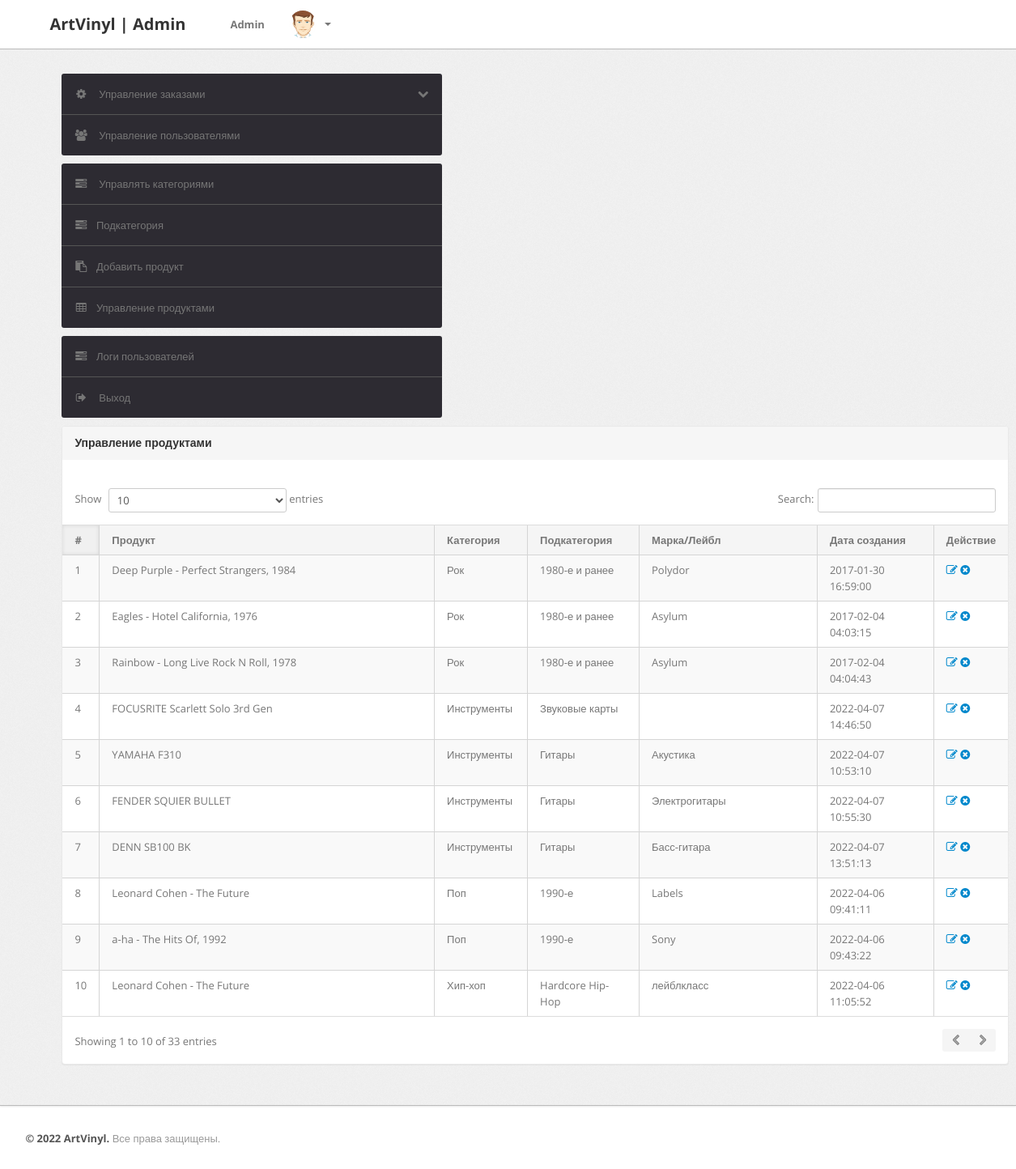
The page /admin/manage-products.php (signed in) on the database its author committed.
### tables this page shows
CREATE TABLE `products` (
  `id` int(11) NOT NULL,
  `category` int(11) NOT NULL,
  `subCategory` int(11) DEFAULT NULL,
  `productName` varchar(255) DEFAULT NULL,
  `productCompany` varchar(255) DEFAULT NULL,
  `productPrice` int(11) DEFAULT NULL,
  `productPriceBeforeDiscount` int(11) DEFAULT NULL,
  `productDescription` longtext DEFAULT NULL,
  `productImage1` varchar(255) DEFAULT NULL,
  `productImage2` varchar(255) DEFAULT NULL,
  `productImage3` varchar(255) DEFAULT NULL,
  `shippingCharge` int(11) DEFAULT NULL,
  `productAvailability` varchar(255) DEFAULT NULL,
  `postingDate` timestamp NULL DEFAULT current_timestamp(),
  `updationDate` varchar(255) DEFAULT NULL
);

CREATE TABLE `category` (
  `id` int(11) NOT NULL,
  `categoryName` varchar(255) DEFAULT NULL,
  `categoryDescription` longtext DEFAULT NULL,
  `creationDate` timestamp NOT NULL DEFAULT current_timestamp(),
  `updationDate` varchar(255) DEFAULT NULL
);

CREATE TABLE `subcategory` (
  `id` int(11) NOT NULL,
  `categoryid` int(11) NOT NULL,
  `subcategory` varchar(255) DEFAULT NULL,
  `creationDate` timestamp NULL DEFAULT current_timestamp(),
  `updationDate` varchar(255) DEFAULT NULL
);

### admin/manage-products.php (the view, shortened to what this page needs)
<?php session_start();
include('include/config.php');
if(strlen($_SESSION['alogin'])==0)
	{
header('location:index.php');
}
else{
?>
<!DOCTYPE html>
<html lang="ru">
<head>
	<link type="text/css" href="bootstrap/css/bootstrap.min.css" rel="stylesheet">
	<link type="text/css" href="bootstrap/css/bootstrap-responsive.min.css" rel="stylesheet">
	<link type="text/css" href="css/theme.css" rel="stylesheet">
	<link type="text/css" href="images/icons/css/font-awesome.css" rel="stylesheet">
</head>
<body>
<?php include('include/header.php');?>
	<div class="wrapper">
		<div class="container">
			<div class="row">
<?php include('include/sidebar.php');?>
			<div class="span12">
					<div class="content">
	<div class="module">
							<div class="module-head">
								<h3>Управление продуктами</h3>
							</div>
							<div class="module-body table">
									<br />
								<table cellpadding="0" cellspacing="0" border="0" class="datatable-1 table table-bordered table-striped	 display" width="100%">
									<thead>
										<tr>
											<th>#</th>
											<th>Продукт</th>
											<th>Категория </th>
											<th>Подкатегория</th>
											<th>Марка/Лейбл</th>
											<th>Дата создания</th>
											<th>Действие</th>
										</tr>
									</thead>
									<tbody>
<?php $query=mysqli_query($con,"select products.*,category.categoryName,subcategory.subcategory from products join category on category.id=products.category join subcategory on subcategory.id=products.subCategory");
$cnt=1;
while($row=mysqli_fetch_array($query))
{
?>
										<tr>
											<td><?php echo htmlentities($cnt);?></td>
											<td><?php echo htmlentities($row['productName']);?></td>
											<td><?php echo htmlentities($row['categoryName']);?></td>
											<td> <?php echo htmlentities($row['subcategory']);?></td>
											<td><?php echo htmlentities($row['productCompany']);?></td>
											<td><?php echo htmlentities($row['postingDate']);?></td>
											<td>
											<a href="edit-products.php?id=<?php echo $row['id']?>" ><i class="icon-edit"></i></a>
											<a href="manage-products.php?id=<?php echo $row['id']?>&del=delete" onClick="return confirm('Вы уверены, что хотите удалить запись?')"><i class="icon-remove-sign"></i></a></td>
										</tr>
										<?php $cnt=$cnt+1; } ?>
								</table>
							</div>
						</div>
					</div>
				</div>
			</div>
		</div>
	</div>
<?php include('include/footer.php');?>
</body>
<?php } ?>

### rows shown on the page
products: productName "Deep Purple - Perfect Strangers, 1984", category.categoryName "Рок", subCategory.subcategory "1980-е и ранее", productCompany "Polydor", postingDate "2017-01-30 16:59:00"
products: productName "Eagles - Hotel California, 1976", category.categoryName "Рок", subCategory.subcategory "1980-е и ранее", productCompany "Asylum", postingDate "2017-02-04 04:03:15"
products: productName "Rainbow - Long Live Rock N Roll, 1978", category.categoryName "Рок", subCategory.subcategory "1980-е и ранее", productCompany "Asylum", postingDate "2017-02-04 04:04:43"
products: productName "FOCUSRITE Scarlett Solo 3rd Gen", category.categoryName "Инструменты", subCategory.subcategory "Звуковые карты", postingDate "2022-04-07 14:46:50"
products: productName "YAMAHA F310", category.categoryName "Инструменты", subCategory.subcategory "Гитары", productCompany "Акустика", postingDate "2022-04-07 10:53:10"
products: productName "FENDER SQUIER BULLET", category.categoryName "Инструменты", subCategory.subcategory "Гитары", productCompany "Электрогитары", postingDate "2022-04-07 10:55:30"
products: productName "DENN SB100 BK", category.categoryName "Инструменты", subCategory.subcategory "Гитары", productCompany "Басс-гитара", postingDate "2022-04-07 13:51:13"
products: productName "Leonard Cohen - The Future", category.categoryName "Поп", subCategory.subcategory "1990-е", productCompany "Labels", postingDate "2022-04-06 09:41:11"
products: productName "a-ha - The Hits Of, 1992", category.categoryName "Поп", subCategory.subcategory "1990-е", productCompany "Sony", postingDate "2022-04-06 09:43:22"
products: productName "Leonard Cohen - The Future", category.categoryName "Хип-хоп", subCategory.subcategory "Hardcore Hip-Hop", productCompany "лейблкласс", postingDate "2022-04-06 11:05:52"
